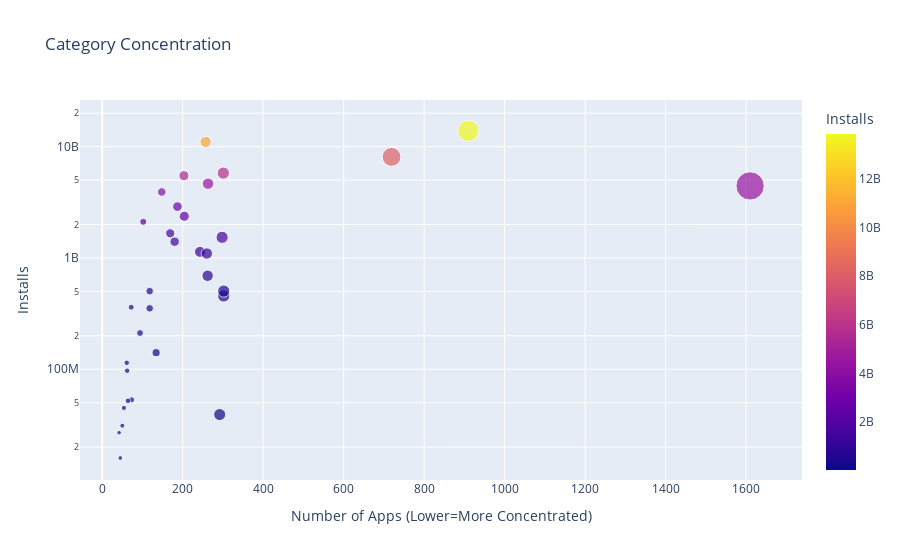

Notebook source saved alongside this figure:
### Markdown cell above
### Category Concentration - Downloads vs. Competition

**Challenge**: 
* First, create a DataFrame that has the number of apps in one column and the number of installs in another:

<img src=https://imgur.com/uQRSlXi.png width="350">

* Then use the [plotly express examples from the documentation](https://plotly.com/python/line-and-scatter/) alongside the [.scatter() API reference](https://plotly.com/python-api-reference/generated/plotly.express.scatter.html)to create scatter plot that looks like this. 

<img src=https://imgur.com/cHsqh6a.png>

*Hint*: Use the size, hover_name and color parameters in .scatter(). To scale the yaxis, call .update_layout() and specify that the yaxis should be on a log-scale like so: yaxis=dict(type='log')

### Code cell
cat_number = df_apps_clean.groupby('Category').agg({'App': pd.Series.count})
cat_merged_df = pd.merge(cat_number, category_installs, on='Category', how="inner")
print(f'The dimensions of the DataFrame are: {cat_merged_df.shape}')
cat_merged_df.sort_values('Installs', ascending=False)
scatter = px.scatter(cat_merged_df, # data
                    x='App', # column name
                    y='Installs',
                    title='Category Concentration',
                    size='App',
                    hover_name=cat_merged_df.index,
                    color='Installs')
 
scatter.update_layout(xaxis_title="Number of Apps (Lower=More Concentrated)",
                      yaxis_title="Installs",
                      yaxis=dict(type='log'))
 
scatter.show()

### Figure 1 — Plotly figure (JSON) as saved in the notebook; plotly's stock layout.template omitted (floating-point values rounded to 4 significant figures)
{"data": [{"hovertemplate": "<b>%{hovertext}</b><br><br>App=%{marker.size}<br>Installs=%{marker.color}<extra></extra>", "hovertext": ["ART_AND_DESIGN", "AUTO_AND_VEHICLES", "BEAUTY", "BOOKS_AND_REFERENCE", "BUSINESS", "COMICS", "COMMUNICATION", "DATING", "EDUCATION", "ENTERTAINMENT", "EVENTS", "FAMILY", "FINANCE", "FOOD_AND_DRINK", "GAME", "HEALTH_AND_FITNESS", "HOUSE_AND_HOME", "LIBRARIES_AND_DEMO", "LIFESTYLE", "MAPS_AND_NAVIGATION", "MEDICAL", "NEWS_AND_MAGAZINES", "PARENTING", "PERSONALIZATION", "PHOTOGRAPHY", "PRODUCTIVITY", "SHOPPING", "SOCIAL", "SPORTS", "TOOLS", "TRAVEL_AND_LOCAL", "VIDEO_PLAYERS", "WEATHER"], "legendgroup": "", "marker": {"color": [114233100, 53129800, 26916200, 1665791655, 692018120, 44931100, 11039241530, 140912410, 352852000, 2113660000, 15949410, 4437579590, 455312400, 211677750, 13858762717, 1134006220, 97082000, 52083000, 503742120, 503267560, 39162676, 2369110650, 31116110, 1532352930, 4649143130, 5788070180, 1400331540, 5487841475, 1096431465, 8099724500, 2894859300, 3916897200, 361096500], "coloraxis": "coloraxis", "size": [61, 73, 42, 169, 262, 54, 257, 134, 118, 102, 45, 1610, 302, 94, 910, 243, 62, 64, 302, 118, 292, 204, 50, 298, 263, 301, 180, 203, 260, 719, 187, 148, 72], "sizemode": "area", "sizeref": 4.025, "symbol": "circle"}, "mode": "markers", "name": "", "orientation": "v", "showlegend": false, "type": "scatter", "x": [61, 73, 42, 169, 262, 54, 257, 134, 118, 102, 45, 1610, 302, 94, 910, 243, 62, 64, 302, 118, 292, 204, 50, 298, 263, 301, 180, 203, 260, 719, 187, 148, 72], "xaxis": "x", "y": [114233100, 53129800, 26916200, 1665791655, 692018120, 44931100, 11039241530, 140912410, 352852000, 2113660000, 15949410, 4437579590, 455312400, 211677750, 13858762717, 1134006220, 97082000, 52083000, 503742120, 503267560, 39162676, 2369110650, 31116110, 1532352930, 4649143130, 5788070180, 1400331540, 5487841475, 1096431465, 8099724500, 2894859300, 3916897200, 361096500], "yaxis": "y"}], "layout": {"autosize": true, "coloraxis": {"colorbar": {"title": {"text": "Installs"}}, "colorscale": [[0, "#0d0887"], [0.1111, "#46039f"], [0.2222, "#7201a8"], [0.3333, "#9c179e"], [0.4444, "#bd3786"], [0.5556, "#d8576b"], [0.6667, "#ed7953"], [0.7778, "#fb9f3a"], [0.8889, "#fdca26"], [1, "#f0f921"]]}, "legend": {"itemsizing": "constant", "tracegroupgap": 0}, "title": {"text": "Category Concentration"}, "xaxis": {"anchor": "y", "autorange": true, "domain": [0, 1], "range": [-53.06, 1730.0], "title": {"text": "Number of Apps (Lower=More Concentrated)"}, "type": "linear"}, "yaxis": {"anchor": "x", "autorange": true, "domain": [0, 1], "range": [6.963, 10.56], "title": {"text": "Installs"}, "type": "log"}}}
